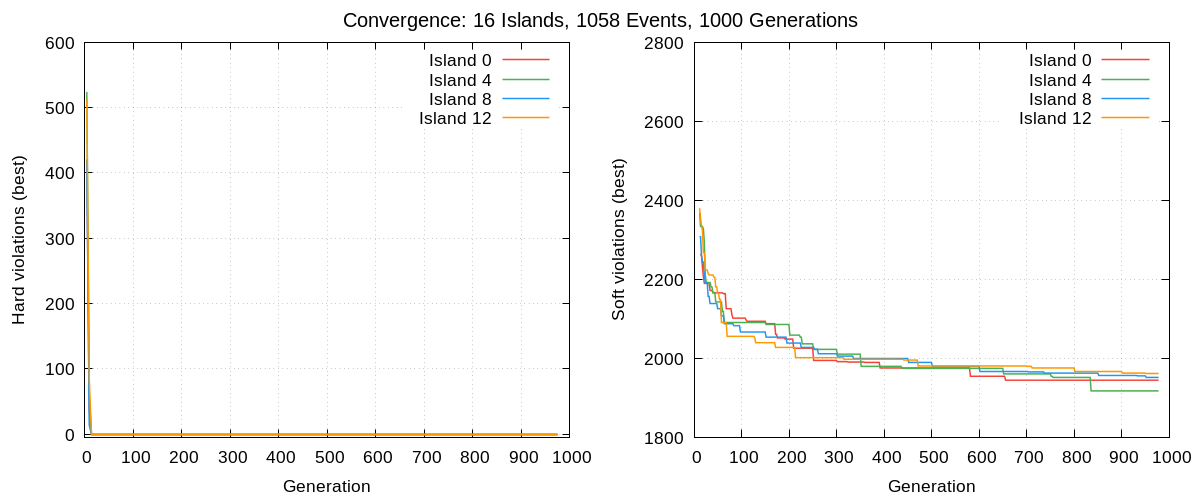

Recreate this plot in gnuplot.
# convergence_v2.gp -- Multi-island convergence (16 islands, 1058 events, 1000 gens)
# Shows per-island best_hard and best_fitness over generations

set terminal pngcairo enhanced font 'Arial,13' size 1200,500
set output 'plots/convergence_v2.png'
set datafile separator ","

set multiplot layout 1,2 title "Convergence: 16 Islands, 1058 Events, 1000 Generations" font 'Arial,15'

# --- Left: Hard violations convergence ---
set xlabel "Generation"
set ylabel "Hard violations (best)"
set grid
set key top right
set yrange [-5:*]

plot 'results_v2/convergence_rank0.csv' using 1:2 every 5 with lines lw 1.5 lc rgb '#F44336' title 'Island 0', \
     'results_v2/convergence_rank4.csv' using 1:2 every 5 with lines lw 1.5 lc rgb '#4CAF50' title 'Island 4', \
     'results_v2/convergence_rank8.csv' using 1:2 every 5 with lines lw 1.5 lc rgb '#2196F3' title 'Island 8', \
     'results_v2/convergence_rank12.csv' using 1:2 every 5 with lines lw 1.5 lc rgb '#FF9800' title 'Island 12'

unset logscale y

# --- Right: Soft violations convergence (after hard=0) ---
set xlabel "Generation"
set ylabel "Soft violations (best)"
set yrange [1800:2800]
set key top right

plot 'results_v2/convergence_rank0.csv' using 1:($2==0 ? $3 : 1/0) every 2 with lines lw 1.5 lc rgb '#F44336' title 'Island 0', \
     'results_v2/convergence_rank4.csv' using 1:($2==0 ? $3 : 1/0) every 2 with lines lw 1.5 lc rgb '#4CAF50' title 'Island 4', \
     'results_v2/convergence_rank8.csv' using 1:($2==0 ? $3 : 1/0) every 2 with lines lw 1.5 lc rgb '#2196F3' title 'Island 8', \
     'results_v2/convergence_rank12.csv' using 1:($2==0 ? $3 : 1/0) every 2 with lines lw 1.5 lc rgb '#FF9800' title 'Island 12'

unset multiplot
